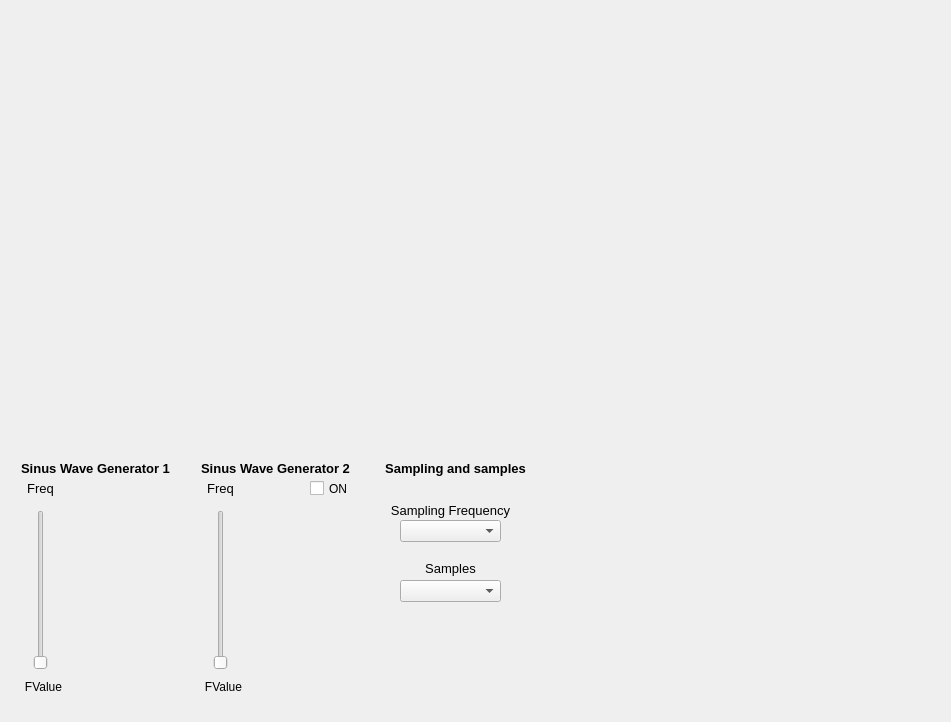
<?xml version="1.0" encoding="UTF-8"?>
<ui version="4.0">
 <class>MainWindow</class>
 <widget class="QMainWindow" name="MainWindow">
  <property name="geometry">
   <rect>
    <x>0</x>
    <y>0</y>
    <width>951</width>
    <height>722</height>
   </rect>
  </property>
  <property name="windowTitle">
   <string>MainWindow</string>
  </property>
  <widget class="QWidget" name="mainWidget">
   <widget class="QWidget" name="verticalLayoutWidget">
    <property name="geometry">
     <rect>
      <x>0</x>
      <y>0</y>
      <width>951</width>
      <height>441</height>
     </rect>
    </property>
    <layout class="QVBoxLayout" name="leftLayout"/>
   </widget>
   <widget class="QWidget" name="sin1Widget" native="true">
    <property name="enabled">
     <bool>true</bool>
    </property>
    <property name="geometry">
     <rect>
      <x>10</x>
      <y>460</y>
      <width>171</width>
      <height>241</height>
     </rect>
    </property>
    <widget class="QLabel" name="SineGen1">
     <property name="geometry">
      <rect>
       <x>0</x>
       <y>0</y>
       <width>171</width>
       <height>16</height>
      </rect>
     </property>
     <property name="font">
      <font>
       <family>Liberation Sans</family>
       <pointsize>10</pointsize>
       <weight>75</weight>
       <bold>true</bold>
      </font>
     </property>
     <property name="text">
      <string>Sinus Wave Generator 1</string>
     </property>
     <property name="alignment">
      <set>Qt::AlignCenter</set>
     </property>
    </widget>
    <widget class="QSlider" name="freq1Slider">
     <property name="geometry">
      <rect>
       <x>20</x>
       <y>50</y>
       <width>22</width>
       <height>160</height>
      </rect>
     </property>
     <property name="minimum">
      <number>10</number>
     </property>
     <property name="maximum">
      <number>200</number>
     </property>
     <property name="singleStep">
      <number>10</number>
     </property>
     <property name="orientation">
      <enum>Qt::Vertical</enum>
     </property>
    </widget>
    <widget class="QLabel" name="freq1Label">
     <property name="geometry">
      <rect>
       <x>10</x>
       <y>20</y>
       <width>41</width>
       <height>16</height>
      </rect>
     </property>
     <property name="font">
      <font>
       <pointsize>10</pointsize>
      </font>
     </property>
     <property name="text">
      <string>Freq</string>
     </property>
     <property name="alignment">
      <set>Qt::AlignCenter</set>
     </property>
    </widget>
    <widget class="QLabel" name="freq1Value">
     <property name="geometry">
      <rect>
       <x>10</x>
       <y>220</y>
       <width>47</width>
       <height>13</height>
      </rect>
     </property>
     <property name="text">
      <string>FValue</string>
     </property>
     <property name="alignment">
      <set>Qt::AlignCenter</set>
     </property>
    </widget>
   </widget>
   <widget class="QWidget" name="sin2Widget" native="true">
    <property name="geometry">
     <rect>
      <x>190</x>
      <y>460</y>
      <width>171</width>
      <height>241</height>
     </rect>
    </property>
    <widget class="QLabel" name="SineGen2">
     <property name="geometry">
      <rect>
       <x>0</x>
       <y>0</y>
       <width>171</width>
       <height>16</height>
      </rect>
     </property>
     <property name="font">
      <font>
       <family>Liberation Sans</family>
       <pointsize>10</pointsize>
       <weight>75</weight>
       <bold>true</bold>
      </font>
     </property>
     <property name="text">
      <string>Sinus Wave Generator 2</string>
     </property>
     <property name="alignment">
      <set>Qt::AlignCenter</set>
     </property>
    </widget>
    <widget class="QSlider" name="freq2Slider">
     <property name="geometry">
      <rect>
       <x>20</x>
       <y>50</y>
       <width>22</width>
       <height>160</height>
      </rect>
     </property>
     <property name="minimum">
      <number>10</number>
     </property>
     <property name="maximum">
      <number>200</number>
     </property>
     <property name="singleStep">
      <number>10</number>
     </property>
     <property name="orientation">
      <enum>Qt::Vertical</enum>
     </property>
    </widget>
    <widget class="QLabel" name="freq2Label">
     <property name="geometry">
      <rect>
       <x>10</x>
       <y>20</y>
       <width>41</width>
       <height>16</height>
      </rect>
     </property>
     <property name="font">
      <font>
       <pointsize>10</pointsize>
      </font>
     </property>
     <property name="text">
      <string>Freq</string>
     </property>
     <property name="alignment">
      <set>Qt::AlignCenter</set>
     </property>
    </widget>
    <widget class="QLabel" name="freq2Value">
     <property name="geometry">
      <rect>
       <x>10</x>
       <y>220</y>
       <width>47</width>
       <height>13</height>
      </rect>
     </property>
     <property name="text">
      <string>FValue</string>
     </property>
     <property name="alignment">
      <set>Qt::AlignCenter</set>
     </property>
    </widget>
    <widget class="QCheckBox" name="onSig2">
     <property name="geometry">
      <rect>
       <x>120</x>
       <y>20</y>
       <width>41</width>
       <height>17</height>
      </rect>
     </property>
     <property name="text">
      <string>ON</string>
     </property>
    </widget>
   </widget>
   <widget class="QWidget" name="samplingWidget" native="true">
    <property name="geometry">
     <rect>
      <x>370</x>
      <y>460</y>
      <width>171</width>
      <height>241</height>
     </rect>
    </property>
    <widget class="QLabel" name="samplingLabel">
     <property name="geometry">
      <rect>
       <x>0</x>
       <y>0</y>
       <width>171</width>
       <height>16</height>
      </rect>
     </property>
     <property name="font">
      <font>
       <family>Liberation Sans</family>
       <pointsize>10</pointsize>
       <weight>75</weight>
       <bold>true</bold>
      </font>
     </property>
     <property name="text">
      <string>Sampling and samples</string>
     </property>
     <property name="alignment">
      <set>Qt::AlignCenter</set>
     </property>
    </widget>
    <widget class="QLabel" name="sampFreqLabel">
     <property name="geometry">
      <rect>
       <x>20</x>
       <y>40</y>
       <width>121</width>
       <height>20</height>
      </rect>
     </property>
     <property name="font">
      <font>
       <pointsize>10</pointsize>
      </font>
     </property>
     <property name="text">
      <string>Sampling Frequency</string>
     </property>
     <property name="alignment">
      <set>Qt::AlignCenter</set>
     </property>
    </widget>
    <widget class="QComboBox" name="samplingFreqCombo">
     <property name="geometry">
      <rect>
       <x>30</x>
       <y>60</y>
       <width>101</width>
       <height>22</height>
      </rect>
     </property>
     <property name="font">
      <font>
       <pointsize>10</pointsize>
      </font>
     </property>
    </widget>
    <widget class="QComboBox" name="samplesCombo">
     <property name="geometry">
      <rect>
       <x>30</x>
       <y>120</y>
       <width>101</width>
       <height>22</height>
      </rect>
     </property>
     <property name="font">
      <font>
       <pointsize>10</pointsize>
      </font>
     </property>
    </widget>
    <widget class="QLabel" name="samplesLabel">
     <property name="geometry">
      <rect>
       <x>30</x>
       <y>100</y>
       <width>101</width>
       <height>16</height>
      </rect>
     </property>
     <property name="font">
      <font>
       <pointsize>10</pointsize>
      </font>
     </property>
     <property name="text">
      <string>Samples</string>
     </property>
     <property name="alignment">
      <set>Qt::AlignCenter</set>
     </property>
    </widget>
   </widget>
  </widget>
 </widget>
 <resources/>
 <connections/>
</ui>
